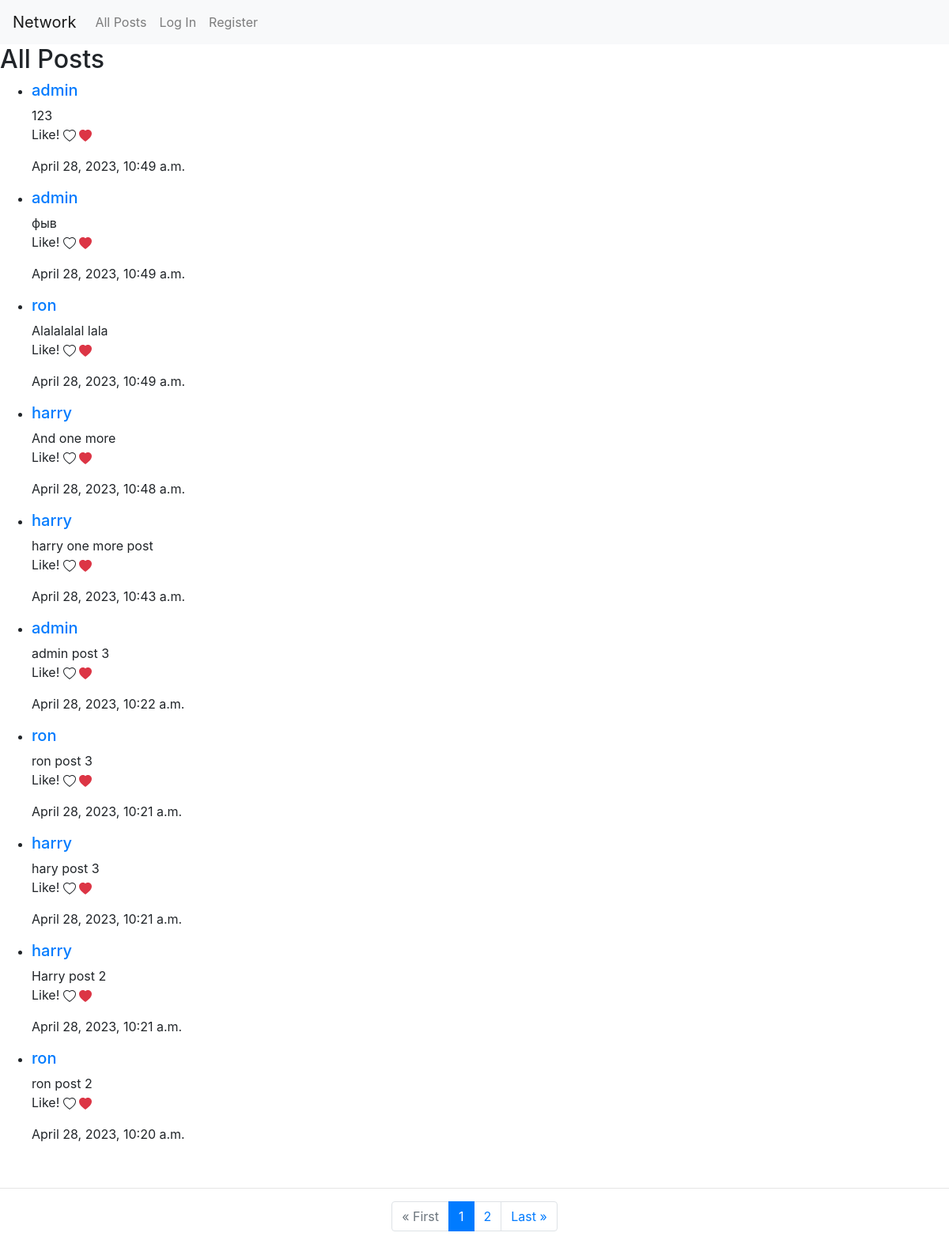
Before: / with the older database file.
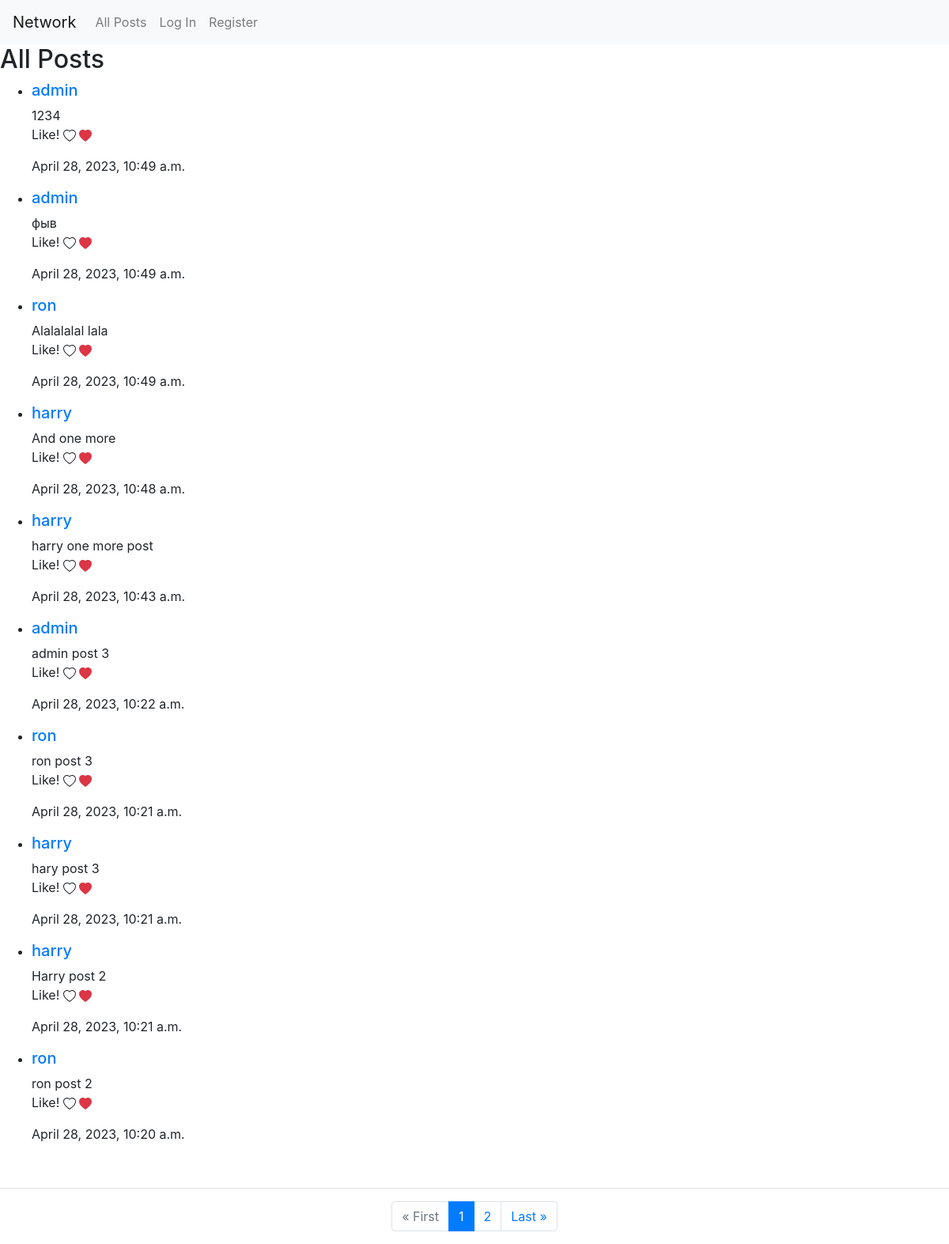
After: the same page with the newer database file.
### network/models.py (models this page shows, shortened)
class Post(models.Model):
    author = models.ForeignKey(User, on_delete=models.CASCADE, related_name="posts")
    content = models.CharField(max_length=150)
    date = models.DateTimeField(auto_now_add=True)

class User(AbstractUser):
    pass

### network/views.py (the view)
# urls.py: path("", views.index, name="index"),
def index(request):
    if request.method == "POST":
        form = PostForm(request.POST)
        if form.is_valid():
            new_post = form.save(commit=False)
            new_post.author = request.user
            new_post.save()
            return HttpResponseRedirect(reverse("index"))
    else:
        post_form = PostForm()
        posts = Post.objects.all().order_by("-date")
        paginator = Paginator(posts, 10)
        page_number = request.GET.get('page')
        print(page_number)
        page_obj = paginator.get_page(page_number)
        return render(request, "network/index.html", {
            "posts": posts,
             "page_obj": page_obj,
            "form": post_form
    })

### network/templates/network/index.html (shortened to what this page needs)
{% extends "network/layout.html" %}
{% block body %}
    <div class="AllPosts">
        <h2>All Posts</h2>
        <ul>
            {% for post in page_obj %}
                <li>
                    <h5><a href="{% url 'profile' user_id=post.author.id %}">{{ post.author }}</a></h5>
                    <div id="content_{{ post.id }}">{{ post.content }}</div>
                    <p>Like!
                        <span>
                        </span>
                        <span class="text-danger">
                            <svg xmlns="http://www.w3.org/2000/svg" width="16" height="16" fill="currentColor" class="bi bi-heart-fill" viewBox="0 0 16 16">
                                <path fill-rule="evenodd" d="M8 1.314C12.438-3.248 23.534 4.735 8 15-7.534 4.736 3.562-3.248 8 1.314z"/>
                              </svg>
                        </span>
                    </p>
                    <p>{{ post.date }}</p>
                </li>
            {% empty %}
                <p>There are no posts yet!</p>
            {% endfor %}
        </ul>
    </div>
    <br/><hr/>
<nav aria-label="Page navigation example">
    <ul class="pagination justify-content-center">
        {% if page_obj.has_previous %}
            <li class="page-item">
                <a class="page-link" href="?page=1">
                    &laquo; First
                </a>
            </li>
            <li class="page-item">
                <a class="page-link" href="?page={{ page_obj.previous_page_number }}">
                    {{ page_obj.previous_page_number }}
                </a>
            </li>
        {% else %}
            <li class="page-item disabled">
                <span class="page-link">
                    &laquo; First
                </span>
            </li>
        {% endif %}
        <li class="page-item active" aria-current="page">
            <span class="page-link">
                {{ page_obj.number }}
            </span>
        </li>
        {% if page_obj.has_next %}
            <li class="page-item">
                <a class="page-link" href="?page={{ page_obj.next_page_number }}">
                    {{ page_obj.next_page_number }}
                </a>
            </li>
            <li class="page-item">
                <a class="page-link" href="?page={{ page_obj.paginator.num_pages }}">
                    Last &raquo;
                </a>
            </li>
        {% else %}
            <li class="page-item disabled">
                <span class="page-link">
                    Last &raquo;
                </span>
            </li>
        {% endif %}
    </ul>
</nav>
{% endblock %}

Changed rows visible on the page:
changed Post (number 1 of 10 on the later page): content "123" → "1234"
